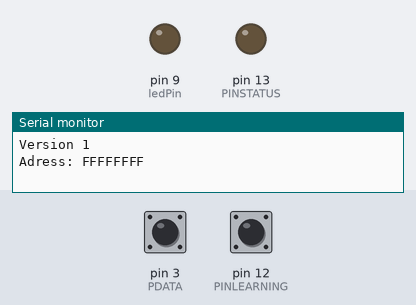
This sketch was run on a simulated Arduino Uno, built with avr-gcc and run on an emulated ATmega328P. Shown: output pins drawn as LEDs (lit = HIGH), the last lines printed to the serial monitor. Inputs (shaded band) come from the test bench; at power-on: pin 12 (PINLEARNING) HIGH, pin 3 (PDATA) HIGH.

Above: at 1.2 s.
1.3 s: pin 12 (PINLEARNING) pulled LOW for 0.15 s
At 2.25 s:
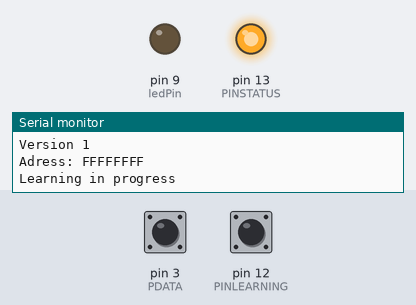
4.4 s: pin 12 (PINLEARNING) pulled LOW for 1 s
Timing chart, 0 to 7.4 s (numbered marks = the images above; inputs shaded):
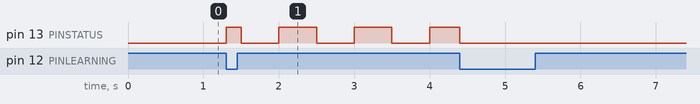

The sketch:

FilPilote.ino
```cpp
#include <EEPROM.h>


#include "DecodeHomeEasy.h"
DecodeHomeEasy HEasy(1) ;

#include "fifo.h"
TFifo  fifo;

#define ledPin  9
//pin for RF data input : ext_int_1
#define PDATA 3

#define PIN1    4
#define PIN2    5
#define PIN3    6
#define PIN4    7
#define PIN5    8
#define PIN6    9
#define PIN7   10
#define PIN8   11

//learning input pin
#define PINLEARNING   12

//led status pin
#define PINSTATUS     13

long int 	LastReceive ;
long int 	LearningTime ;

word 		Dt;
byte        pinData;

byte        gid[4] ;
byte        learningInProgress;
byte        pinlearning ;


//le signal du RFM69 entre sur int ext    d3 : int1

#define VERSION 1
#define EMPTY_ADDR 0xff
static unsigned long  last;
void ext_int_1(void) {

    word   pulse ;

    pinData=digitalRead(PDATA);

    // determine the pulse length in microseconds, for either polarity
    pulse = micros() - last;
    last += pulse;
    fifo.put(pulse);
}

void setStatusLed()
{
    if ( (gid[0]!=EMPTY_ADDR)&&(gid[1]!=EMPTY_ADDR)&&(gid[2]!=EMPTY_ADDR)&&(gid[3]!=EMPTY_ADDR) )
        digitalWrite(PINSTATUS,HIGH);
    else
        digitalWrite(PINSTATUS,LOW );

}
void setup () {
	  LastReceive = 0 ;
    last=0;

//    Serial.begin(38400);
    Serial.begin(115200);

   // initialize the LED pin as an output:
    pinMode(ledPin, OUTPUT);
    pinMode(PDATA, INPUT_PULLUP);


/*    pinMode(PIN1, OUTPUT);
    pinMode(PIN2, OUTPUT);
    pinMode(PIN3, OUTPUT);
    pinMode(PIN4, OUTPUT);
    pinMode(PIN5, OUTPUT);
    pinMode(PIN6, OUTPUT);
    pinMode(PIN7, OUTPUT);
    pinMode(PIN8, OUTPUT);
*/
    pinMode(PINLEARNING, INPUT_PULLUP );
    pinMode(PINSTATUS  , OUTPUT);

    for (byte i=0;i<4;i++)gid[i]=0;

    for (byte i=0;i<4;i++)
        EEPROM.get(i,gid[i]);

    setStatusLed();

    learningInProgress=0;
    LearningTime=-30000;

    attachInterrupt(1, ext_int_1, CHANGE);

    HEasy.resetDecoder();
    Serial.print("Version ");
    Serial.println(VERSION);
    Serial.print( "Adress: " ) ;
    for (byte i=0;i<4;i++) Serial.print(gid[i],HEX);Serial.println();
}

void PulseLed()
{
      if (digitalRead(ledPin)== LOW)
         digitalWrite(ledPin, HIGH);
      else
         digitalWrite(ledPin, LOW);
}

void loop () {

byte id[4],unitcode,cmnd    ;


    word p = fifo.get();

/*     Dt = (millis() - LastReceive)/1000;
     if (Dt==5)
         digitalWrite(ledPin, LOW);

    if (Dt==1){
    }    */
    if (p != 0) {
        if (HEasy.total_bits>1){
          Serial.print(HEasy.total_bits,HEX);Serial.println();
        }
        if (HEasy.nextPulse(p,pinData )) {

	        id[0]        = HEasy.data[5];            /* id emetteur 0..3  */
	        id[1]        = HEasy.data[6];            /* id emetteur 0..FF */
	        id[2]        = HEasy.data[7];            /* id emetteur 0..FF */
	        id[3]        = HEasy.data[8];            /* id emetteur 0..FF */
	        unitcode   = HEasy.data[2];     	 /* unit = zone 1..3  */
            cmnd       = HEasy.data[3] ;           /* cmd */
            Serial.print( "Receive : " ) ; for (byte i=2;i<9;i++) Serial.print(HEasy.data[i],HEX);Serial.println();
            //if no learning In Progress
            if (learningInProgress==0){
                if ( (id[0]==gid[0])&&(id[1]==gid[1])&&(id[2]==gid[2])&&(id[3]==gid[3]) ){
                    switch(unitcode){
                        case 1: digitalWrite(PIN1,cmnd) ;   break;
                        case 2: digitalWrite(PIN2,cmnd) ;   break;
                        case 3: digitalWrite(PIN3,cmnd) ;   break;
                        case 4: digitalWrite(PIN4,cmnd) ;   break;
                        case 5: digitalWrite(PIN5,cmnd) ;   break;
                        case 6: digitalWrite(PIN6,cmnd) ;   break;
                        case 7: digitalWrite(PIN7,cmnd) ;   break;
                        case 8: digitalWrite(PIN8,cmnd) ;   break;
                    }
                }
            }
            else{
                //clear  adress
                for (byte i=0;i<4;i++)gid[i]=0;
                learningInProgress=0;
                for (byte i=0;i<4;i++)
                    EEPROM.put(i,gid[i]);

                Serial.print( "Learn :" ) ; for (byte i=5;i<9;i++) Serial.print(HEasy.data[i],HEX);Serial.println();
                setStatusLed();
            }

//        PulseLed();
          HEasy.resetDecoder();
      	}
    }
    //learning button pressed
    pinlearning = digitalRead(PINLEARNING) ;
    if ((learningInProgress==0)&&(pinlearning==0)){
        if ((millis()-LearningTime) >30000 ){
          LearningTime=millis();
          learningInProgress=1;
          Serial.println( "Learning in progress" ) ;
        }
    }
    //Blink status led during learning
    if (learningInProgress==1){
        Dt = millis() ;
        Dt = Dt % 1000;
        if (Dt <500)
            digitalWrite(PINSTATUS,HIGH);
        else
            digitalWrite(PINSTATUS,LOW);

        //timeout 30 secondes
        if ((millis()-LearningTime) >30000 ){
            learningInProgress=0 ;
            Serial.println( "Learning timout" ) ;
            setStatusLed();

        }

        //clear adress if learning pressed during 3 seconds
        if ( (pinlearning==0) &&  ((millis()-LearningTime) >3000 )  ){
            gid[0]        =  EMPTY_ADDR ;            /* id emetteur 0..3  */
            gid[1]        =  EMPTY_ADDR ;            /* id emetteur 0..FF */
            gid[2]        =  EMPTY_ADDR ;            /* id emetteur 0..FF */
            gid[3]        =  EMPTY_ADDR ;             /* id emetteur 0..FF */
            learningInProgress=0;
            for (byte i=0;i<4;i++)
                EEPROM.put(i,gid[i]);
            Serial.println( "Learning reset" ) ;
            setStatusLed();

        }


    }
}
void Blink(byte PIN, int DELAY_MS)
{
  pinMode(PIN, OUTPUT);
  digitalWrite(PIN,HIGH);
  delay(DELAY_MS);
  digitalWrite(PIN,LOW);
}
```

Measured:
- after the input at 1.3 s, pin 13 (PINSTATUS): LOW → HIGH at once, then repeats every 1.0 s: LOW 0.50 s, HIGH 0.50 s
